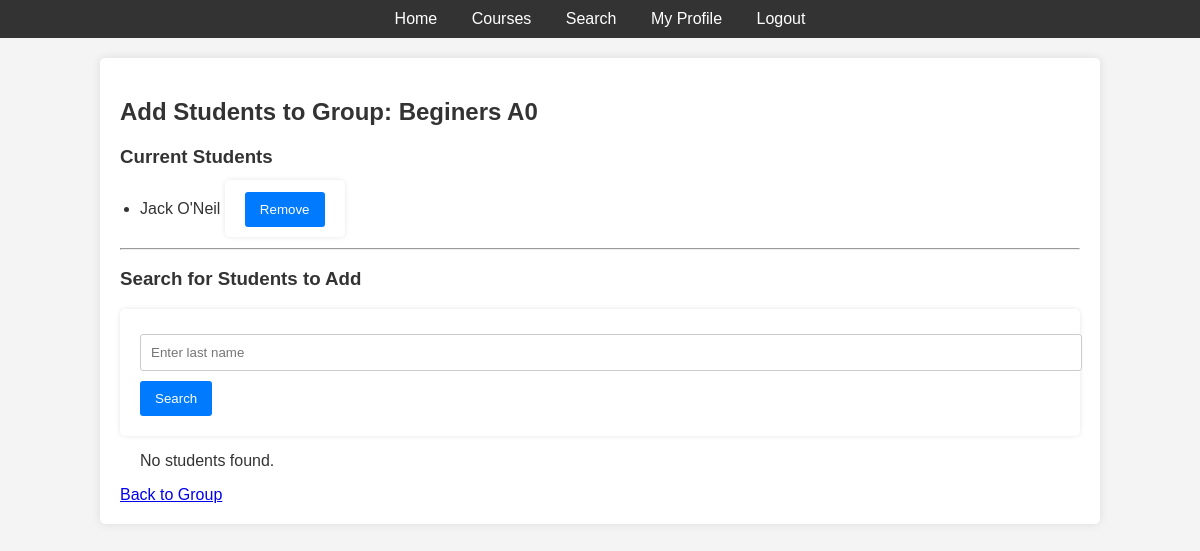
/group/1/add_students/ (signed in), run on the app's committed database.
### student_groups/models.py (models this page shows, shortened)
class StudentGroup(models.Model):
    name = models.CharField("Group Name", max_length=100)
    schedule = models.JSONField("Schedule", help_text="Schedule in the format of days of the week and times")
    description = models.CharField("Description", max_length=150, blank=True, null=True)
    teacher = models.ForeignKey(get_user_model(), related_name="teaching_groups", on_delete=models.SET_NULL, null=True)
    students = models.ManyToManyField(get_user_model(), related_name="student_groups")
    course = models.ForeignKey("courses.Course", related_name="student_groups_courses", on_delete=models.CASCADE)
    is_active = models.BooleanField("Is Active", default=True)

### users/models.py (models this page shows, shortened)
class CustomUser(AbstractUser):
    birth_date = models.DateField("Date of Birth", null=True, blank=True)

### student_groups/views.py (the view)
# urls.py: path("<int:group_id>/add_students/", add_students_to_group, name="add_students_to_group"),
@login_required
def add_students_to_group(request, group_id):
    group = get_object_or_404(StudentGroup, id=group_id)
    if not request.user.groups.filter(name="Administrators").exists():
        return redirect("home")
    students_not_in_group = CustomUser.objects.filter(groups__name="Students").exclude(student_groups__id=group_id)
    if "q" in request.GET:
        query = request.GET["q"]
        students_not_in_group = students_not_in_group.filter(last_name__icontains=query)
    if "add_student" in request.POST:
        student_id = request.POST.get("student_id")
        student = CustomUser.objects.get(id=student_id)
        group.students.add(student)
        return redirect("add_students_to_group", group_id=group.id)
    if "remove_student" in request.POST:
        student_id = request.POST.get("student_id")
        student = CustomUser.objects.get(id=student_id)
        group.students.remove(student)
        return redirect("add_students_to_group", group_id=group.id)
    return render(request, "groups/add_students_to_group.html", {
        "group": group,
        "students": students_not_in_group,
    })

### templates/groups/add_students_to_group.html (shortened to what this page needs)
{% extends 'base.html' %}
{% block content %}
    <h2>Add Students to Group: {{ group.name }}</h2>
    <h3>Current Students</h3>
    <ul>
        {% for student in group.students.all %}
            <li>
                {{ student.get_full_name }}
                <form method="POST" style="display:inline;">
                    <button type="submit" name="remove_student" value="{{ student.id }}">Remove</button>
                </form>
            </li>
        {% empty %}
            <p>No students in this group yet.</p>
        {% endfor %}
    </ul>
    <hr>
    <h3>Search for Students to Add</h3>
    <form method="GET">
        <input type="text" name="q" placeholder="Enter last name" value="{{ request.GET.q }}">
        <button type="submit">Search</button>
    </form>
    <ul>
        {% for student in students %}
            <li>
                {{ student.get_full_name }}
                <form method="POST" style="display:inline;">
                    {% csrf_token %}
                    <input type="hidden" name="student_id" value="{{ student.id }}">
                    <button type="submit" name="add_student" value="{{ student.id }}">Add</button>
                </form>
            </li>
        {% empty %}
            <p>No students found.</p>
        {% endfor %}
    </ul>
    <a href="{% url 'group_detail' group.id %}">Back to Group</a>
{% endblock %}

### static/css/style.css (style rules this page uses)
body { font-family: Arial, sans-serif; background-color: #f4f4f4; color: #333; margin: 0; padding: 0; }
ul, ol { padding-left: 20px; }
ul li, ol li { padding: 5px 0; border-bottom: 1px solid #ddd; }
ul li:last-child, ol li:last-child { border-bottom: none; }
button, .btn { display: inline-block; padding: 10px 15px; background-color: #007bff; color: white; text-decoration: none; border: none; border-radius: 3px; cursor: pointer; }
form { background-color: #fff; padding: 20px; border-radius: 5px; box-shadow: 0 0 5px rgba(0, 0, 0, 0.1); }
input, select, textarea { width: 100%; padding: 10px; margin-top: 5px; margin-bottom: 10px; border: 1px solid #ccc; border-radius: 3px; }
input[type="submit"], button { width: auto; }

### data on the page
StudentGroup: name "Beginers A0"
CustomUser: get_full_name "Jack O'Neil", {{ student.id }} 3 (drawn)
